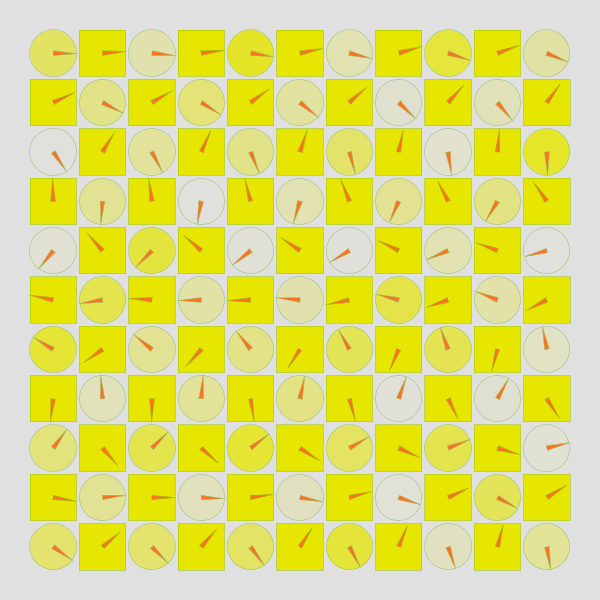
Frame 1 (no input)
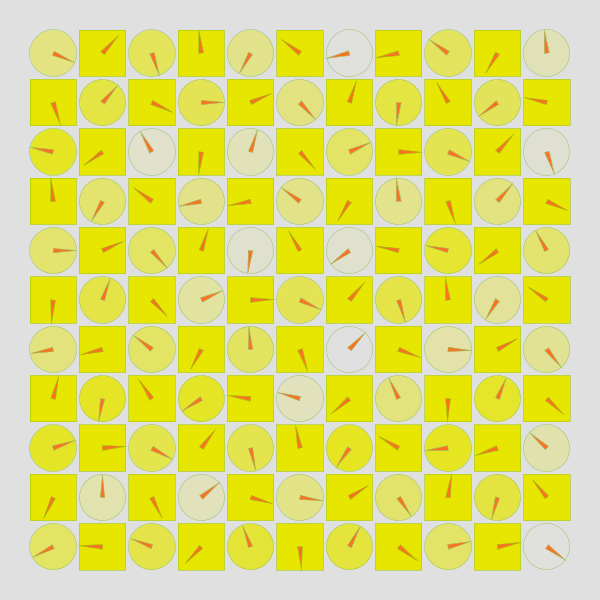
Frame 60 (the mouse pressed at the canvas centre just before this capture)
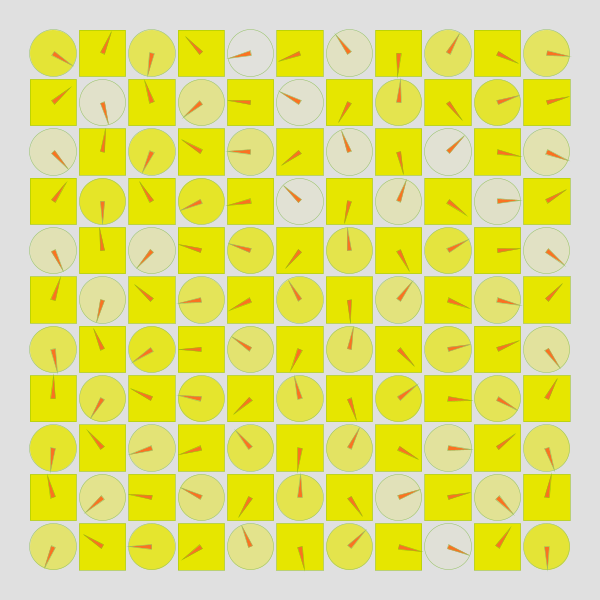
Frame 120 (the mouse held since frame 60 and released just before this capture)

The Processing sketch that drew these frames (run headless with seeded random() and noise(); from frame 60 on, the mouse is pressed at the canvas centre):

// Processing sketch: processing_153985
// ── processing_153985.pde

/*
 *Creative codng
 *Week2, 04 - The clocks.
 *Darko Ilic
 * 
 */
 
  void setup() {
 size(600,600);
 background(224);
 rectMode(CENTER);
 ellipseMode(CENTER);
 noStroke(); 
 }
 
 void draw() {
 background(224);
 noStroke();
 
 int num = 11;         //the number of raws and columns
 int margin = 30;     // margin between the edge of the screen and the circle

 float gutter = 3; //distance between each cell
 float cellsize = (width - (2 * margin) - gutter * (num-1)) / num;  //size of each circle
 
 int circleNumber = 0; //counter
 
 for(int i=0; i<num; i++) {     //column x

   for (int j=0; j<num; j++) {   // row x
    ++circleNumber; 
 
    float tx = margin + cellsize/2 + (cellsize + gutter) * j;
    float ty = margin + cellsize/2 + (cellsize + gutter)  * i;
    
    if(circleNumber%2 == 0){
    movingCircle2(tx, ty, cellsize, - circleNumber * TWO_PI * millis() / 60000.0);
    } else
    {
    movingCircle(tx, ty, cellsize, circleNumber * TWO_PI * millis() / 60000.0);    
    }  //end of if
    
   }   //end of j
  }    //end of i
  
 } // end of draw
  
 void movingCircle(float x, float y, float size, float angle) {
 
 //calculate the end point of the line
 float tempx = x + (size/2) * cos(angle);
 float tempy = y + (size/2) * sin(angle);

 
 stroke(148,193,98);
 strokeWeight(0.5);
 fill(230,230,0,random(220)); 
 ellipse(x, y, size, size);    //cicle
 

 fill(250,114,34);
 triangle(x-((size/20) * cos(angle-1.57079633)),y- ((size/20) * sin(angle-1.57079633)), x+((size/20) * cos(angle-1.57079633)),y+((size/20) * sin(angle-1.57079633)), tempx, tempy );  
 }
 
 void movingCircle2(float x, float y, float size, float angle) {
 
 //calculate the end point of the line
 float tempx = x + (size/2) * cos(angle);
 float tempy = y + (size/2) * sin(angle);
 
 stroke(148,193,9);
 strokeWeight(0.5);
 fill(230,230,0);
 rect(x, y, size, size);    //cicle

 fill(250,114,34);
 triangle(x-((size/20) * cos(angle-1.57079633)),y- ((size/20) * sin(angle-1.57079633)), x+((size/20) * cos(angle-1.57079633)),y+((size/20) * sin(angle-1.57079633)), tempx, tempy );
 }
